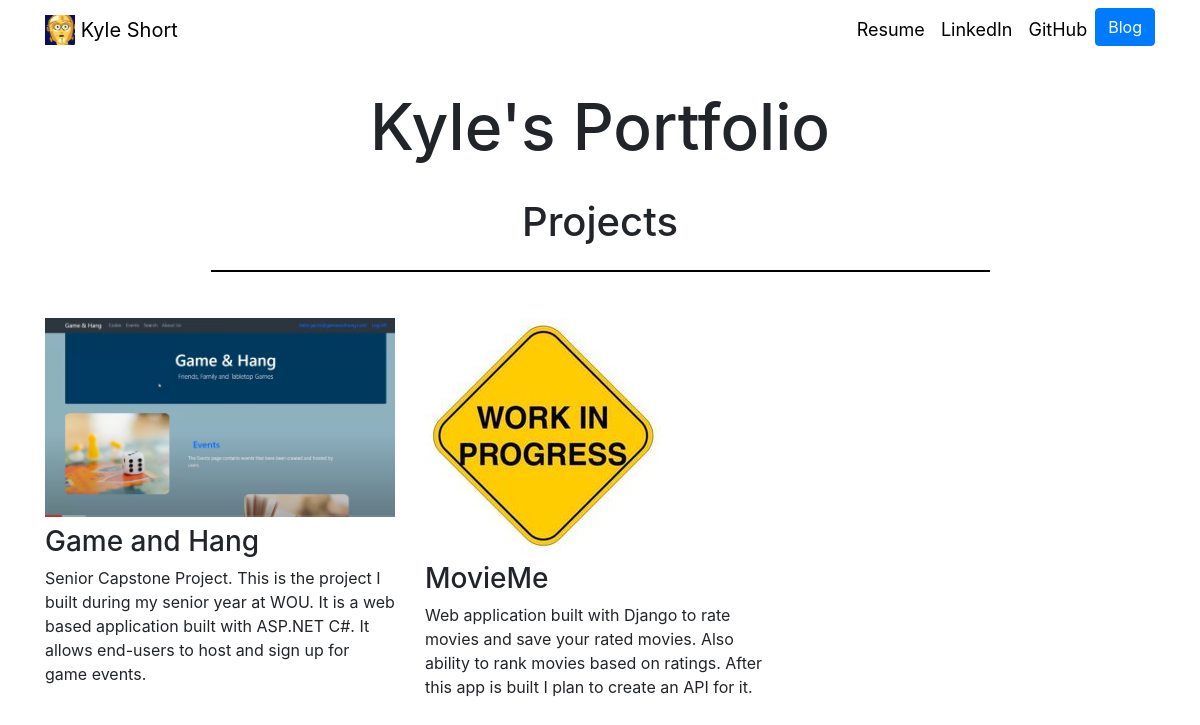
The app's page /, older data.
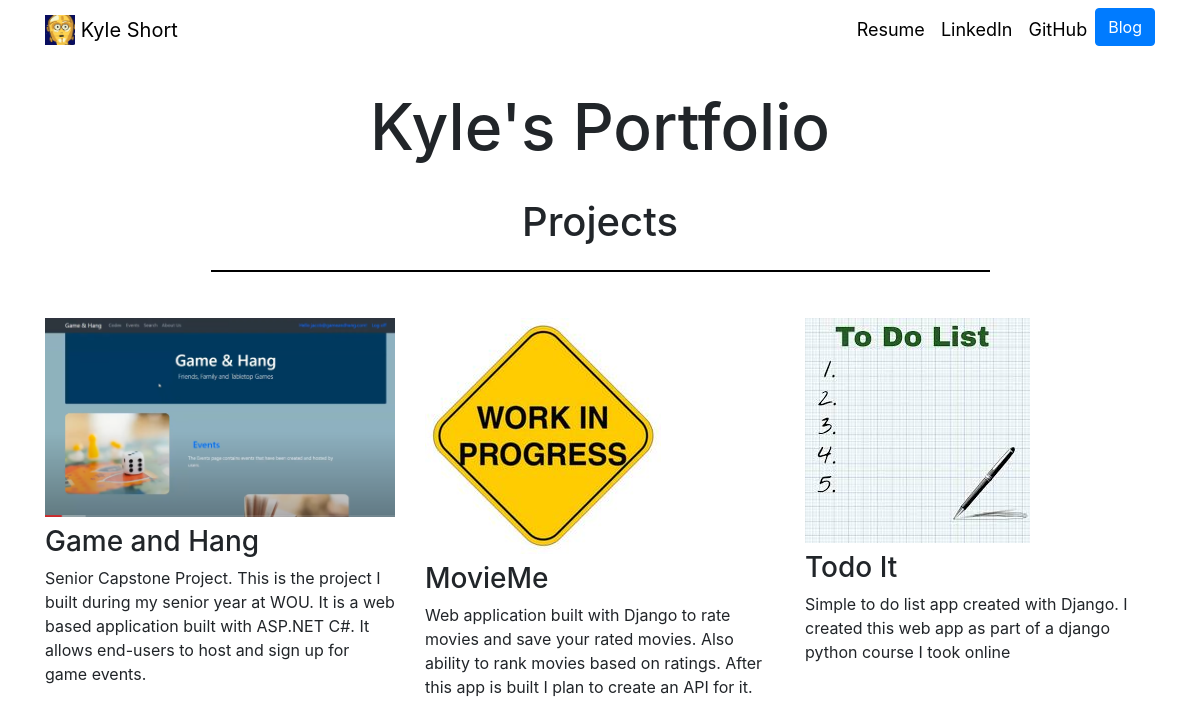
The same page, newer data.
### portfolio/models.py (models this page shows, shortened)
class Project(models.Model):
    title = models.CharField(max_length=100)
    description = models.CharField(max_length=250)
    image = models.ImageField(upload_to='portfolio/images/')
    url = models.URLField(blank=True)

### portfolio/views.py (the view)
# urls.py: 2. Add a URL to urlpatterns:  path('', views.home, name='home')
def home(request):
    projects = Project.objects.all()
    return render(request, 'portfolio/home.html', {'projects':projects})

### portfolio/templates/portfolio/home.html (shortened to what this page needs)
{% extends 'portfolio/base.html' %}
{% load static %}
{% block content %}
<head>
  <link rel="stylesheet" type="text/css" href="{% static 'portfolio/home.css' %}">
</head>
<div class="row justify-content-center">
  <h1 id="title">Kyle's Portfolio</h1>
</div>
<br>
<div class="row justify-content-center">
  <h4 id="subtitle">Projects</h4>
</div>
<hr>
<div class="row" style="padding-top:30px;">
  {% for project in projects %}
  <div class="col-lg-4 col-md-6">
    {% if project.url %}
    <a href="{{ project.url }}">
      <img src="{{ project.image.url }}" class="img-fluid mb-2" class="projectpic">
    </a>
    {% else %}
    <img src="{{ project.image.url }}" class="img-fluid mb-2" class="projectpic">
    {% endif %}
    <h3>{{ project.title }}</h3>
    <p>{{ project.description }}</p>
  </div>
  {% endfor %}
</div>
{% endblock %}

Row changes from the older to the newer data that the page shows:
added Project: image (picture), title "Todo It", description "Simple to do list app created with Django. I created this web app as part of a django python course I took online"
